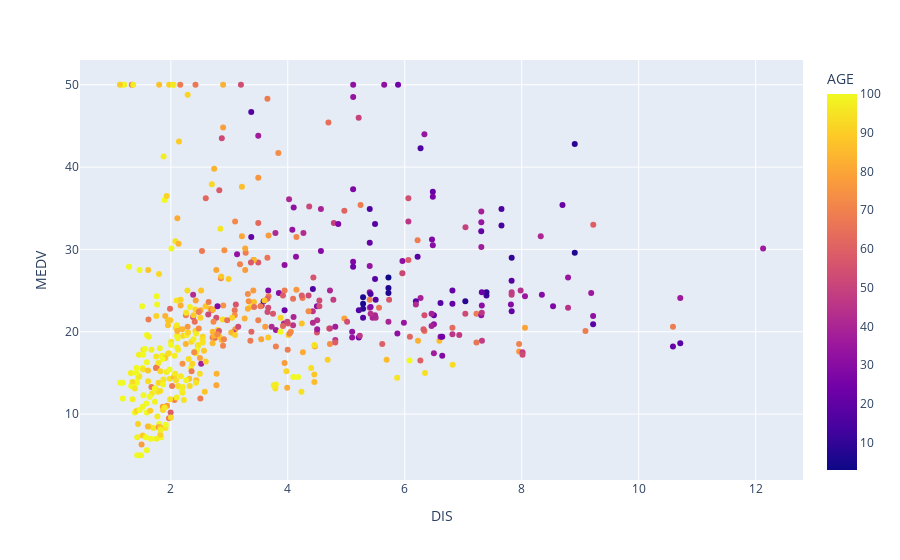

Notebook cell for this chart:
### Code cell
fig.show()

### Figure 1 — Plotly figure (JSON) as saved in the notebook; plotly's stock layout.template omitted (floating-point values rounded to 4 significant figures; data arrays with more than 128 entries replaced by an {"elided": "..."} marker saying what was removed)
{"data": [{"hovertemplate": "DIS=%{x}<br>MEDV=%{y}<br>AGE=%{marker.color}<extra></extra>", "legendgroup": "", "marker": {"color": {"elided": "506 float values"}, "coloraxis": "coloraxis", "symbol": "circle"}, "mode": "markers", "name": "", "orientation": "v", "showlegend": false, "type": "scatter", "x": {"elided": "506 float values"}, "xaxis": "x", "y": {"elided": "506 float values"}, "yaxis": "y"}], "layout": {"coloraxis": {"colorbar": {"title": {"text": "AGE"}}, "colorscale": [[0, "#0d0887"], [0.1111, "#46039f"], [0.2222, "#7201a8"], [0.3333, "#9c179e"], [0.4444, "#bd3786"], [0.5556, "#d8576b"], [0.6667, "#ed7953"], [0.7778, "#fb9f3a"], [0.8889, "#fdca26"], [1, "#f0f921"]]}, "legend": {"tracegroupgap": 0}, "margin": {"t": 60}, "xaxis": {"anchor": "y", "domain": [0, 1], "title": {"text": "DIS"}}, "yaxis": {"anchor": "x", "domain": [0, 1], "title": {"text": "MEDV"}}}}
